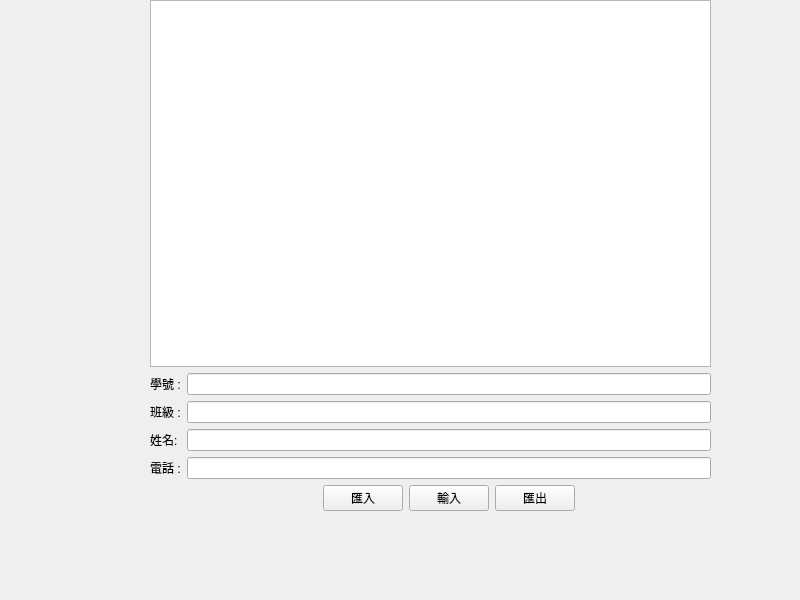
<?xml version="1.0" encoding="UTF-8"?>
<ui version="4.0">
 <class>MyWidget</class>
 <widget class="QWidget" name="MyWidget">
  <property name="geometry">
   <rect>
    <x>0</x>
    <y>0</y>
    <width>800</width>
    <height>600</height>
   </rect>
  </property>
  <property name="windowTitle">
   <string>MyWidget</string>
  </property>
  <widget class="QWidget" name="gridLayoutWidget_2">
   <property name="geometry">
    <rect>
     <x>150</x>
     <y>0</y>
     <width>561</width>
     <height>511</height>
    </rect>
   </property>
   <layout class="QGridLayout" name="gridLayout_2">
    <item row="6" column="1">
     <widget class="QLineEdit" name="lineEdit_8"/>
    </item>
    <item row="8" column="1">
     <widget class="QLineEdit" name="lineEdit_9"/>
    </item>
    <item row="2" column="1">
     <widget class="QLineEdit" name="lineEdit_7"/>
    </item>
    <item row="1" column="1">
     <widget class="QLineEdit" name="lineEdit_6"/>
    </item>
    <item row="2" column="0">
     <widget class="QLabel" name="label_7">
      <property name="text">
       <string>班級 :</string>
      </property>
     </widget>
    </item>
    <item row="8" column="0">
     <widget class="QLabel" name="label_9">
      <property name="text">
       <string>電話 :</string>
      </property>
     </widget>
    </item>
    <item row="6" column="0">
     <widget class="QLabel" name="label_8">
      <property name="text">
       <string>姓名:</string>
      </property>
     </widget>
    </item>
    <item row="1" column="0">
     <widget class="QLabel" name="label_6">
      <property name="text">
       <string>學號 :</string>
      </property>
     </widget>
    </item>
    <item row="9" column="1">
     <layout class="QHBoxLayout" name="horizontalLayout">
      <item>
       <spacer name="horizontalSpacer">
        <property name="orientation">
         <enum>Qt::Orientation::Horizontal</enum>
        </property>
        <property name="sizeHint" stdset="0">
         <size>
          <width>40</width>
          <height>20</height>
         </size>
        </property>
       </spacer>
      </item>
      <item>
       <widget class="QPushButton" name="importButton">
        <property name="text">
         <string>匯入</string>
        </property>
       </widget>
      </item>
      <item>
       <widget class="QPushButton" name="insertButton">
        <property name="text">
         <string>輸入</string>
        </property>
       </widget>
      </item>
      <item>
       <widget class="QPushButton" name="exportButton">
        <property name="text">
         <string>匯出</string>
        </property>
       </widget>
      </item>
      <item>
       <spacer name="horizontalSpacer_2">
        <property name="orientation">
         <enum>Qt::Orientation::Horizontal</enum>
        </property>
        <property name="sizeHint" stdset="0">
         <size>
          <width>40</width>
          <height>20</height>
         </size>
        </property>
       </spacer>
      </item>
     </layout>
    </item>
    <item row="0" column="0" colspan="2">
     <widget class="QTableWidget" name="tableWidget"/>
    </item>
   </layout>
  </widget>
 </widget>
 <resources/>
 <connections/>
</ui>
